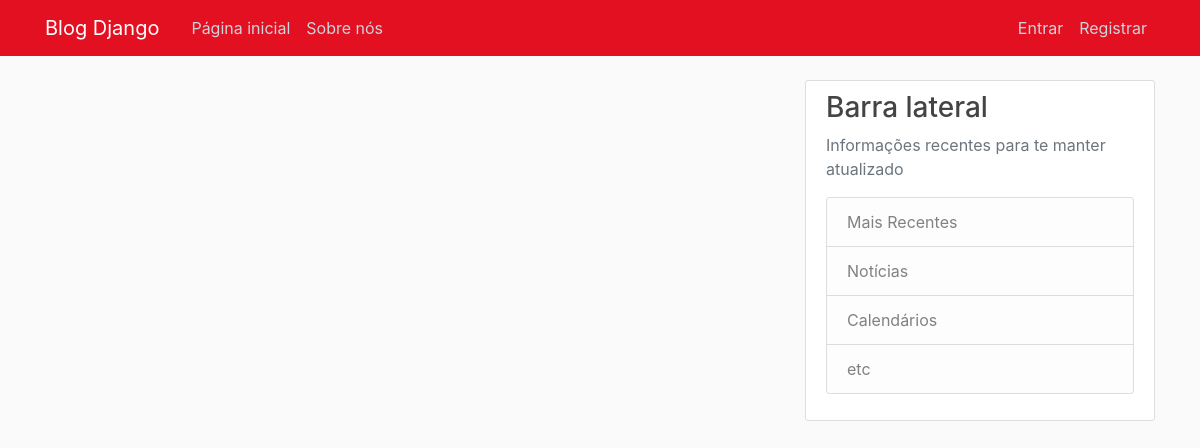
The app's page /, older data.
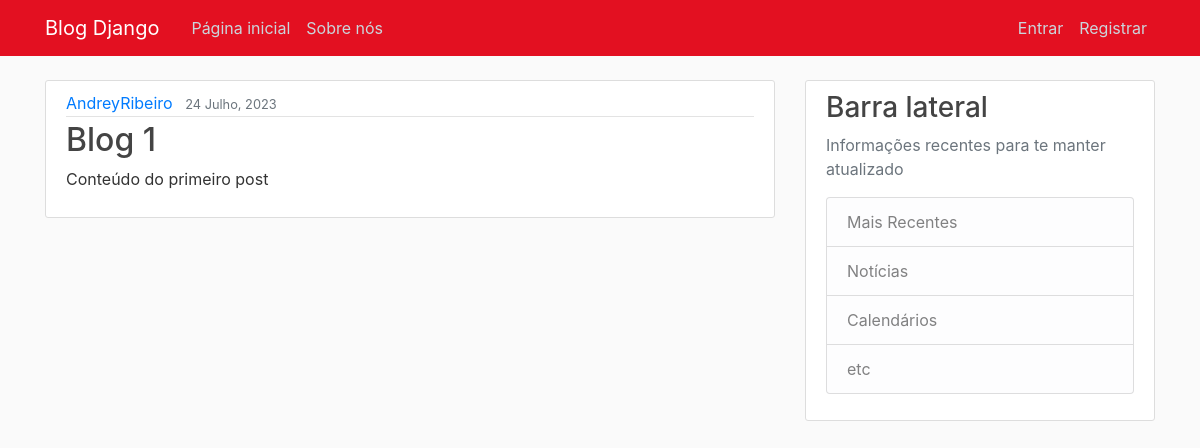
The same page, newer data.
### blog/models.py (models this page shows, shortened)
class Post(models.Model):
    titulo = models.CharField(max_length=100)
    conteudo = models.TextField()
    data = models.DateTimeField(default=timezone.now)
    autor = models.ForeignKey(User, on_delete=models.CASCADE)
    objects = models.Manager()

### blog/views.py (the view)
# urls.py: path('', views.home, name='blog-home'),
def home(request):
    contexto = {
        'posts': Post.objects.all()
    }
    return render(request, 'blog/home.html', contexto)

### blog/templates/blog/home.html
{% extends "blog/base.html" %}
{% block content %}
    {% for post in posts %}
        <article class="media content-section">
          <div class="media-body">
            <div class="article-metadata">
              <a class="mr-2" href="#">{{ post.autor }}</a>
              <small class="text-muted">{{ post.data|date:"d F, Y" }}</small>
            </div>
            <h2><a class="article-title" href="#">{{ post.titulo }}</a></h2>
            <p class="article-content">{{ post.conteudo }}</p>
          </div>
        </article>
    {% endfor %}
{% endblock content %}

### blog/templates/blog/base.html (shortened to what this page needs)
{% load static %}
<!DOCTYPE html>
<html>
<head>
    <link rel="stylesheet" href="https://cdn.jsdelivr.net/npm/bootstrap@4.0.0/dist/css/bootstrap.min.css">
    <link rel="stylesheet" type="text/css" href="{% static 'blog/main.css' %}">
</head>
<body>
    <header class="site-header">
      <nav class="navbar navbar-expand-md navbar-dark bg-steel fixed-top">
        <div class="container">
          <a class="navbar-brand mr-4" href="/">Blog Django</a>
          <div class="collapse navbar-collapse" id="navbarToggle">
            <div class="navbar-nav mr-auto">
              <a class="nav-item nav-link" href="/">Página inicial</a>
              <a class="nav-item nav-link" href="/about">Sobre nós</a>
            </div>
            <div class="navbar-nav">
              {% if user.is_authenticated %}
                <a class="nav-item nav-link" href="{% url 'profile' %}">Perfil</a>
                <a class="nav-item nav-link" href="{% url 'logout' %}">Sair</a>
              {% else %}
                <a class="nav-item nav-link" href="{% url 'login' %}">Entrar</a>
                <a class="nav-item nav-link" href="{% url 'register' %}">Registrar</a>
              {% endif %}
            </div>
          </div>
        </div>
      </nav>
    </header>
    <main role="main" class="container">
      <div class="row">
        <div class="col-md-8">
          {% block content %}{% endblock %}
        </div>
        <div class="col-md-4">
          <div class="content-section">
            <h3>Barra lateral</h3>
            <p class='text-muted'>Informações recentes para te manter atualizado
              <ul class="list-group">
                <li class="list-group-item list-group-item-light">Mais Recentes</li>
                <li class="list-group-item list-group-item-light">Notícias</li>
                <li class="list-group-item list-group-item-light">Calendários</li>
                <li class="list-group-item list-group-item-light">etc</li>
              </ul>
            </p>
          </div>
        </div>
      </div>
    </main>
</body>
</html>

### blog/static/blog/main.css (style rules this page uses)
body { background: #fafafa; color: #333333; margin-top: 5rem; }
h1, h2, h3, h4, h5, h6 { color: #444444; }
ul { margin: 0; }
.bg-steel { background-color: #e31021; }
.site-header .navbar-nav .nav-link { color: #cbd5db; }
.content-section { background: #ffffff; padding: 10px 20px; border: 1px solid #dddddd; border-radius: 3px; margin-bottom: 20px; }
.article-title { color: #444444; }
.article-content { white-space: pre-line; }
.article-metadata { padding-bottom: 1px; margin-bottom: 4px; border-bottom: 1px solid #e3e3e3 }

Row changes from the older to the newer data that the page shows:
added Post: autor "AndreyRibeiro", data "24 Julho, 2023", titulo "Blog 1", conteudo "Conteúdo do primeiro post"
